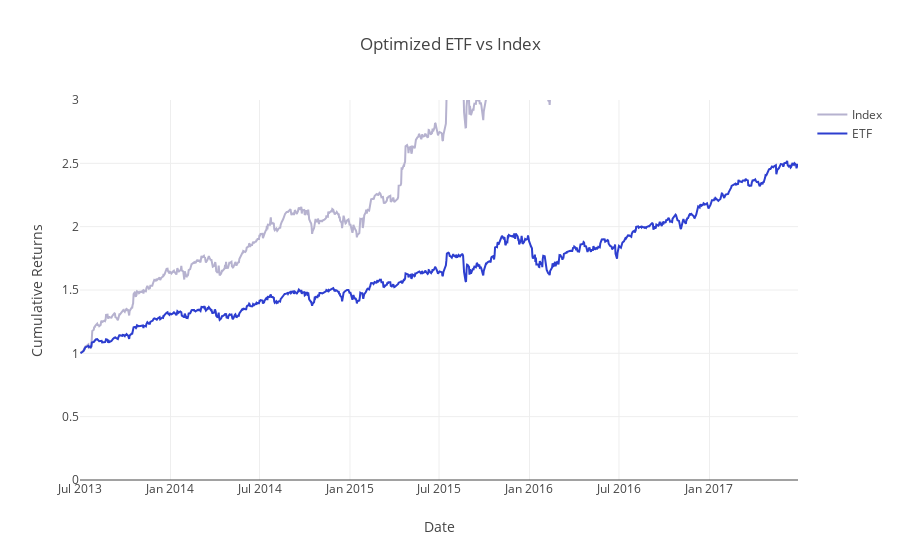

The code cell stored with this chart in its notebook:
### Markdown cell above
With our ETF weights built, let's compare it to the index. Run the next cell to calculate the ETF returns and compare it to the index returns.

### Code cell
optim_etf_returns = generate_weighted_returns(returns, optimal_single_rebalance_etf_weights)
optim_etf_cumulative_returns = calculate_cumulative_returns(optim_etf_returns)
project_helper.plot_benchmark_returns(index_weighted_cumulative_returns, optim_etf_cumulative_returns, 'Optimized ETF vs Index')

optim_etf_tracking_error = tracking_error(np.sum(index_weighted_returns, 1), np.sum(optim_etf_returns, 1))
print('Optimized ETF Tracking Error: {}'.format(optim_etf_tracking_error))

### Figure 1 — Plotly figure (JSON) as saved in the notebook; plotly's stock layout.template omitted (floating-point values rounded to 4 significant figures; data arrays with more than 128 entries replaced by an {"elided": "..."} marker saying what was removed)
{"data": [{"line": {"color": "#B6B2CF"}, "name": "Index", "type": "scatter", "x": {"elided": "1009 str values"}, "y": {"elided": "1009 float values"}}, {"line": {"color": "#2D3ECF"}, "name": "ETF", "type": "scatter", "x": {"elided": "1009 str values"}, "y": {"elided": "1009 float values"}}], "layout": {"title": "Optimized ETF vs Index", "xaxis": {"title": "Date"}, "yaxis": {"range": [0, 3], "title": "Cumulative Returns"}}}
